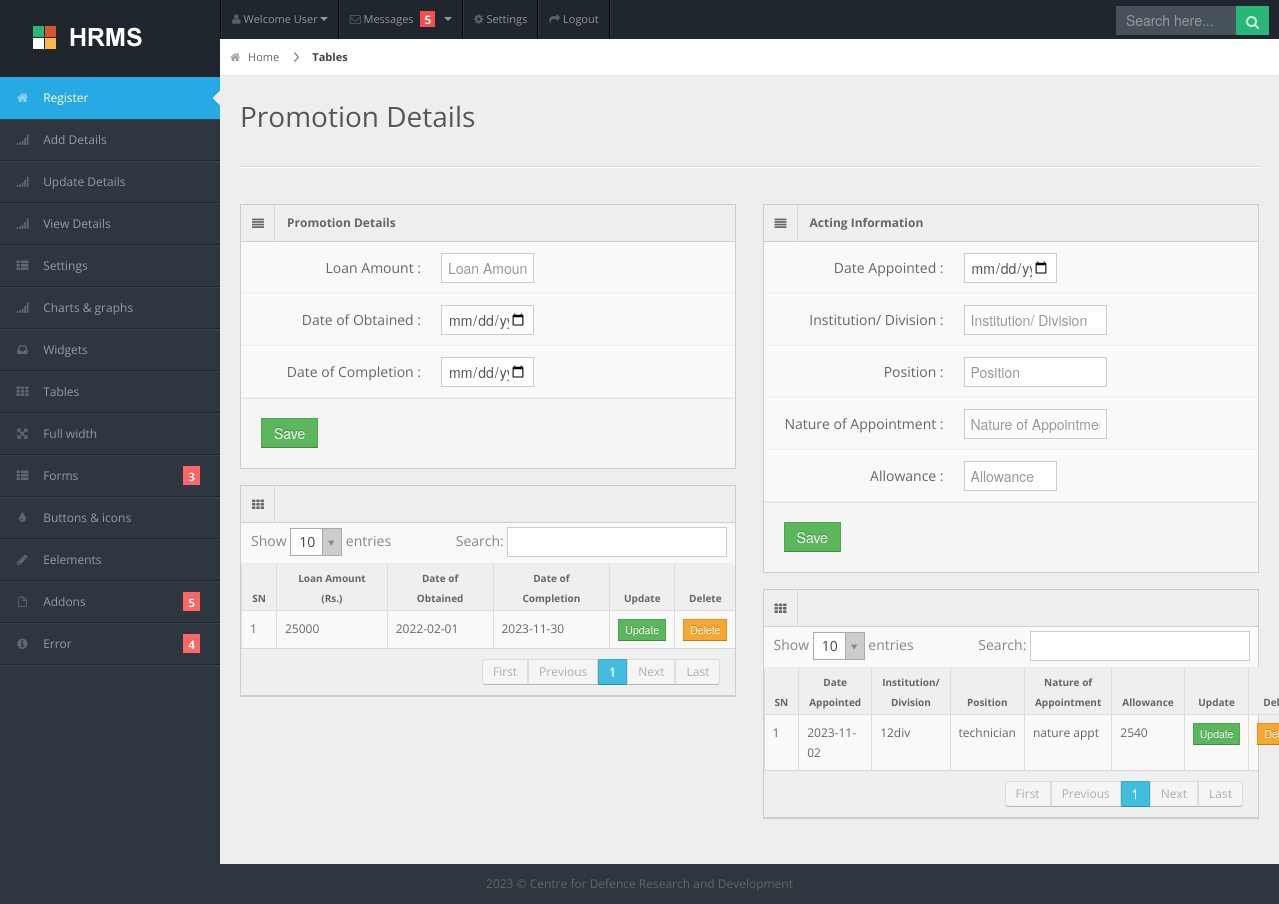
Screenshot of /promotion_details.php?pid=7 with the database file from the repository.
### tables this page shows
CREATE TABLE `welfare_loan_info_tbl` (
  `welfare_loan_info_id` int(11) NOT NULL,
  `personal_id` int(11) NOT NULL,
  `loan_amount` double NOT NULL,
  `date_obtained` date NOT NULL,
  `date_completion` date NOT NULL,
  `status` int(11) NOT NULL DEFAULT 1,
  `time_added` datetime NOT NULL DEFAULT current_timestamp()
);

CREATE TABLE `acting_info_tbl` (
  `acting_info_id` int(11) NOT NULL,
  `personal_id` int(11) NOT NULL,
  `date_appt` date NOT NULL,
  `division` varchar(150) NOT NULL,
  `position` varchar(150) NOT NULL,
  `nature_appt` varchar(200) NOT NULL,
  `allowance` varchar(50) NOT NULL,
  `acting_info_status` tinyint(4) NOT NULL DEFAULT 1,
  `time_added` datetime NOT NULL DEFAULT current_timestamp()
);

### promotion_details.php (the view, shortened to what this page needs)
<?php
error_reporting(E_ALL);ini_set('display_errors', 'on');include ("db/db.php");
$pid = $_GET['pid'];
?>
<!DOCTYPE html>
<html lang="en">
<head>
<link rel="stylesheet" href="css/bootstrap.min.css" />
<link rel="stylesheet" href="css/bootstrap-responsive.min.css" />
<link rel="stylesheet" href="css/uniform.css" />
<link rel="stylesheet" href="css/select2.css" />
<link rel="stylesheet" href="css/matrix-style.css" />
<link rel="stylesheet" href="css/matrix-media.css" />
<link href="font-awesome/css/font-awesome.css" rel="stylesheet" />
</head>
<body>
<div id="header">
  <h1><a href="dashboard.html">Matrix Admin</a></h1>
</div>
<div id="user-nav" class="navbar navbar-inverse">
  <ul class="nav">
    <li  class="dropdown" id="profile-messages" ><a title="" href="#" data-toggle="dropdown" data-target="#profile-messages" class="dropdown-toggle"><i class="icon icon-user"></i>  <span class="text">Welcome User</span><b class="caret"></b></a>
    </li>
    <li class="dropdown" id="menu-messages"><a href="#" data-toggle="dropdown" data-target="#menu-messages" class="dropdown-toggle"><i class="icon icon-envelope"></i> <span class="text">Messages</span> <span class="label label-important">5</span> <b class="caret"></b></a>
    </li>
    <li class=""><a title="" href="#"><i class="icon icon-cog"></i> <span class="text">Settings</span></a></li>
    <li class=""><a title="" href="login.html"><i class="icon icon-share-alt"></i> <span class="text">Logout</span></a></li>
  </ul>
</div>
<div id="search">
  <input type="text" placeholder="Search here..."/>
  <button type="submit" class="tip-bottom" title="Search"><i class="icon-search icon-white"></i></button>
</div>
<div id="sidebar"> <a href="#" class="visible-phone"><i class="icon icon-th"></i>Tables</a>
  <?php include('include/nav.php'); ?>
</div>
<div id="content">
  <div id="content-header">
    <div id="breadcrumb"> <a href="#" title="Go to Home" class="tip-bottom"><i class="icon-home"></i> Home</a> <a href="#" class="current">Tables</a> </div>
    <h1>Promotion Details</h1>
  </div>
  <div class="container-fluid">
    <hr>
    <div class="row-fluid">
      <div class="span6">
		 <div class="widget-box">
        <div class="widget-title"> <span class="icon"> <i class="icon-align-justify"></i> </span>
          <h5>Promotion Details</h5>
        </div>
        <div class="widget-content nopadding">
          <form action="javascript:void(0);" id="form_submit" class="form-horizontal">
			<div class="control-group">
              <label class="control-label">Loan Amount :</label>
              <div class="controls">
                <input type="text" class="span4" placeholder="Loan Amount" name="loan_amount"/>
              </div>
            </div>
			<div class="control-group">
              <label class="control-label">Date of Obtained :</label>
              <div class="controls">
                <input type="date" class="span4" name="date_obtained" />
              </div>
            </div>
			<div class="control-group">
              <label class="control-label">Date of Completion :</label>
              <div class="controls">
                <input type="date" class="span4" name="date_completion" />
              </div>
            </div>
            <div class="form-actions">
              <button type="submit" class="btn btn-success">Save</button>
            </div>
          </form>
        </div>
      </div>
        <div class="widget-box">
          <div class="widget-title"> <span class="icon"><i class="icon-th"></i></span>
          </div>
          <div class="widget-content nopadding">
		  <?php
		  $sql = "SELECT * FROM welfare_loan_info_tbl WHERE personal_id='$pid' and status='1' ORDER BY welfare_loan_info_id  DESC";
		  $result = mysqli_query($conn, $sql);
		  ?>
            <table class="table table-bordered data-table">
              <thead>
                <tr>
                   <th>SN</th>
				  <th>Loan Amount (Rs.)</th>
                  <th>Date of Obtained</th>
                  <th>Date of Completion</th>
				  <th>Update</th>
				  <th>Delete</th>
                </tr>
              </thead>
              <tbody>
			  <?php $i = 1; while ($row = mysqli_fetch_assoc($result)){ ?>
                <tr class="gradeX">
                  <td><?php echo $i; ?></td>
				  <td><?php echo $row['loan_amount']; ?></td>
                  <td><?php echo $row['date_obtained']; ?></td>
                  <td><?php echo $row['date_completion']; ?></td>
				  <td class="center"><button class="btn btn-success btn-mini">Update</button></td>
				  <td class="center"><button class="btn btn-warning btn-mini">Delete</button></td>
				 </tr>
                <?php $i++; } ?>
              </tbody>
            </table>
          </div>
        </div>
      </div>
	  <div class="span6">
		 <div class="widget-box">
        <div class="widget-title"> <span class="icon"> <i class="icon-align-justify"></i> </span>
          <h5>Acting Information  </h5>
        </div>
        <div class="widget-content nopadding">
          <form action="javascript:void(0);" id="form_acting" class="form-horizontal">
            <div class="control-group">
              <label class="control-label">Date Appointed :</label>
              <div class="controls">
                <input type="date" class="span4" name="appt_date" />
              </div>
            </div>
			<div class="control-group">
              <label class="control-label">Institution/ Division :</label>
              <div class="controls">
                <input type="text" class="span6" placeholder="Institution/ Division" name="division" />
              </div>
            </div>
			<div class="control-group">
              <label class="control-label">Position :</label>
              <div class="controls">
                <input type="text" class="span6" placeholder="Position" name="position" />
              </div>
            </div>
			<div class="control-group">
              <label class="control-label">Nature of Appointment :</label>
              <div class="controls">
                <input type="text" class="span6" placeholder="Nature of Appointment" name="nature_appt" />
              </div>
            </div>
			<div class="control-group">
              <label class="control-label">Allowance :</label>
              <div class="controls">
                <input type="text" class="span4" placeholder="Allowance" name="allowance" />
              </div>
            </div>
            <div class="form-actions">
              <button type="submit" class="btn btn-success">Save</button>
            </div>
          </form>
        </div>
      </div>
        <div class="widget-box">
          <div class="widget-title"> <span class="icon"><i class="icon-th"></i></span>
          </div>
          <div class="widget-content nopadding">
		  <?php
		  $sql = "SELECT * FROM acting_info_tbl WHERE personal_id='$pid' and acting_info_status	='1' ORDER BY acting_info_id DESC";
		  $result = mysqli_query($conn, $sql);
		  ?>
            <table class="table table-bordered data-table">
              <thead>
                <tr>
                   <th>SN</th>
				  <th>Date Appointed</th>
                  <th>Institution/ Division</th>
                  <th>Position</th>
				  <th>Nature of Appointment</th>
				  <th>Allowance</th>
				  <th>Update</th>
				  <th>Delete</th>
                </tr>
              </thead>
              <tbody>
			  <?php $i = 1; while ($row = mysqli_fetch_assoc($result)){ ?>
                <tr class="gradeX">
                  <td><?php echo $i; ?></td>
				  <td><?php echo $row['date_appt']; ?></td>
                  <td><?php echo $row['division']; ?></td>
                  <td><?php echo $row['position']; ?></td>
				  <td><?php echo $row['nature_appt']; ?></td>
                  <td><?php echo $row['allowance']; ?></td>
				  <td class="center"><button class="btn btn-success btn-mini">Update</button></td>
				  <td class="center"><button class="btn btn-warning btn-mini">Delete</button></td>
				 </tr>
                <?php $i++; } ?>
              </tbody>
            </table>
          </div>
        </div>
      </div>
    </div>
  </div>
</div>
<?php include('include/footer.php'); ?>
</body>
</html>

### css/matrix-media.css (style rules this page uses)
body { background:#2E363F; }
#header { background-color: #1f262d; margin-top:10px; }
#search input[type=text], #search button { background-color: #28b779; }
#search input[type=text] { background-color: #47515b; color: #fff; }

### rows the page displays
welfare_loan_info_tbl: loan_amount "25000", date_obtained "2022-02-01", date_completion "2023-11-30"
acting_info_tbl: date_appt "2023-11-02", division "12div", position "technician", nature_appt "nature appt", allowance "2540"
